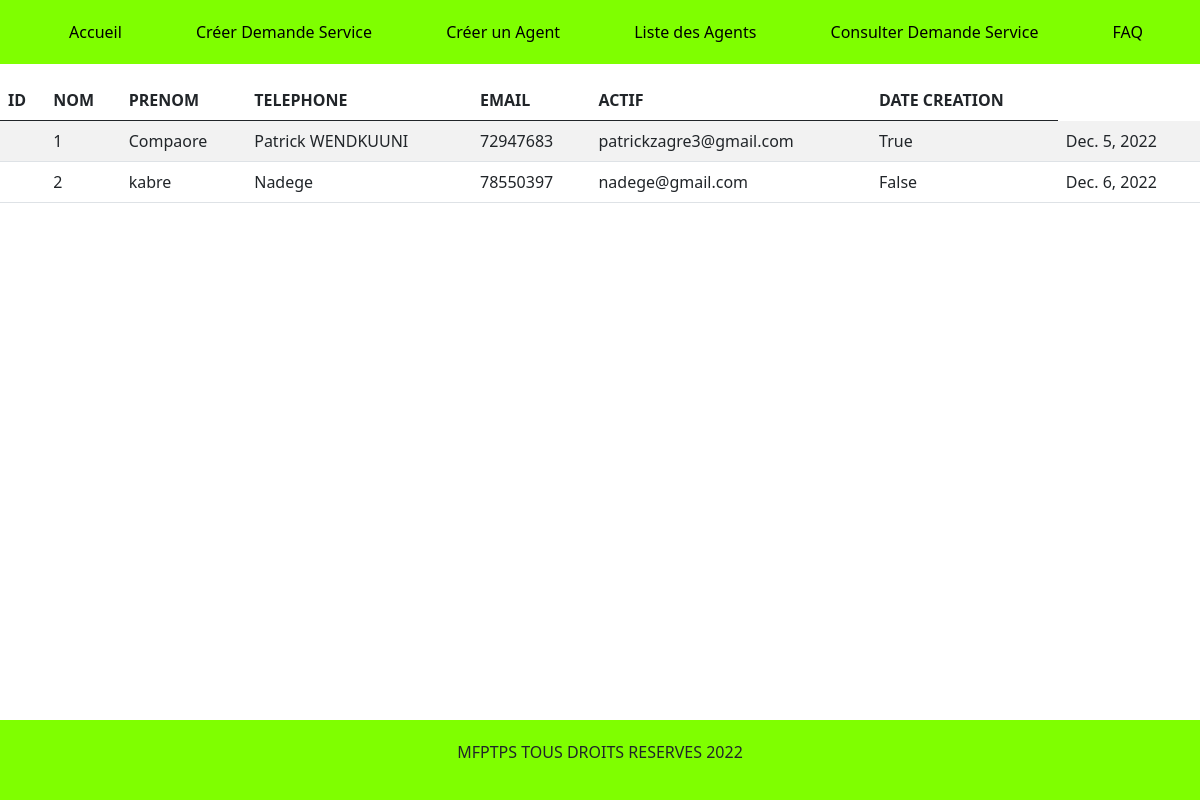
Before: /personneDetail/ with the older database file.
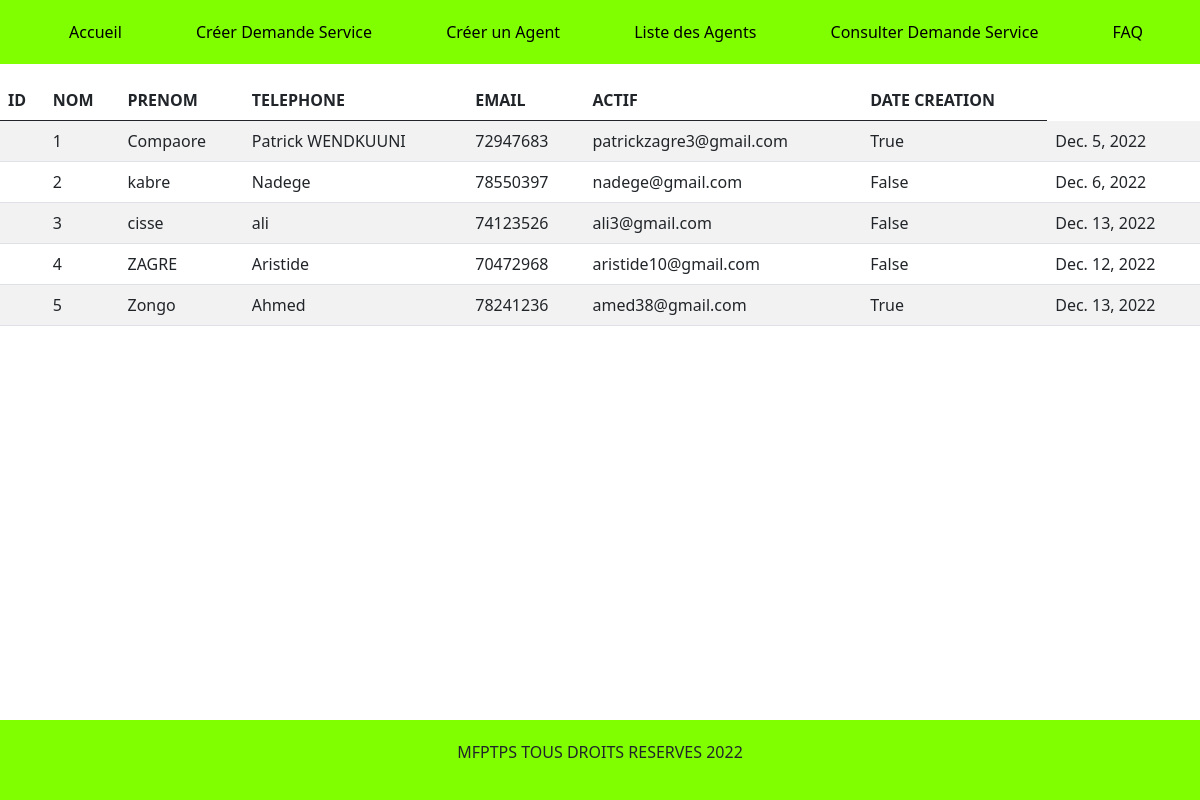
After: the same page with the newer database file.
### Agent/models.py (models this page shows)
class Personne(models.Model):
    nom=models.CharField(max_length=10)
    prenom=models.CharField(max_length=40)
    telephone=models.IntegerField()
    email=models.EmailField()
    actif=models.BooleanField(default=False)
    dateCreation=models.fields.DateField()

### gestion/views.py (the view)
# urls.py: path('personneDetail/',views.personne_detail,name='detail'),
def personne_detail(request):
    personne=Personne.objects.all()
    return render(request,'agent.html',{'personne':personne})

### Agent/templates/agent.html
{% extends 'base.html' %}
{% block content %}
<table class="table table-striped">
    <thead>
      <tr>
        <th scope="col">ID</th>
        <th scope="col">NOM</th>
        <th scope="col">PRENOM</th>
        <th scope="col">TELEPHONE</th>
        <th scope="col">EMAIL</th>
        <th scope="col">ACTIF</th>
        <th scope="col">DATE CREATION</th>
      </tr>
    </thead>
    <tbody>
      {% for cpt in personne %}
      <tr>
        <th scope="col"></th>
        <td>{{cpt.id}}</td>
        <td>{{cpt.nom}}</td>
        <td>{{cpt.prenom}}</td>
        <td>{{cpt.telephone}}</td>
        <td>{{cpt.email}} </td>
        <td>{{cpt.actif}} </td>
        <td>{{cpt.dateCreation}}</td>
      </tr>
      {% endfor %}
    </tbody>
  </table>
  {% include 'footer.html' %}
{% endblock %}

Changed rows visible on the page:
added Personne: id "3", nom "cisse", prenom "ali", telephone "74123526", email "ali3@gmail.com", actif "False", dateCreation "Dec. 13, 2022"
added Personne: id "4", nom "ZAGRE", prenom "Aristide", telephone "70472968", email "aristide10@gmail.com", actif "False", dateCreation "Dec. 12, 2022"
added Personne: id "5", nom "Zongo", prenom "Ahmed", telephone "78241236", email "amed38@gmail.com", actif "True", dateCreation "Dec. 13, 2022"
